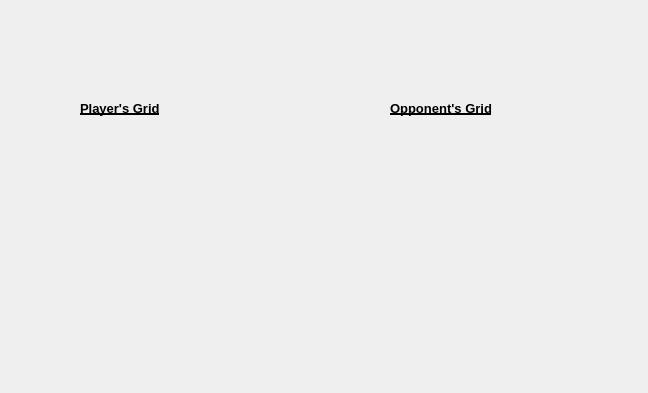
<?xml version="1.0" encoding="UTF-8"?>
<ui version="4.0">
 <class>Game</class>
 <widget class="QDialog" name="Game">
  <property name="geometry">
   <rect>
    <x>0</x>
    <y>0</y>
    <width>648</width>
    <height>393</height>
   </rect>
  </property>
  <property name="windowTitle">
   <string>Dialog</string>
  </property>
  <widget class="QWidget" name="gridLayoutWidget">
   <property name="geometry">
    <rect>
     <x>70</x>
     <y>130</y>
     <width>241</width>
     <height>201</height>
    </rect>
   </property>
   <layout class="QGridLayout" name="gridLayout"/>
  </widget>
  <widget class="QWidget" name="gridLayoutWidget_2">
   <property name="geometry">
    <rect>
     <x>380</x>
     <y>130</y>
     <width>231</width>
     <height>201</height>
    </rect>
   </property>
   <layout class="QGridLayout" name="gridLayout_2"/>
  </widget>
  <widget class="QLabel" name="label">
   <property name="geometry">
    <rect>
     <x>80</x>
     <y>100</y>
     <width>121</width>
     <height>16</height>
    </rect>
   </property>
   <property name="font">
    <font>
     <pointsize>10</pointsize>
     <weight>75</weight>
     <bold>true</bold>
     <underline>true</underline>
    </font>
   </property>
   <property name="text">
    <string>Player's Grid</string>
   </property>
  </widget>
  <widget class="QLabel" name="label_2">
   <property name="geometry">
    <rect>
     <x>390</x>
     <y>100</y>
     <width>111</width>
     <height>16</height>
    </rect>
   </property>
   <property name="font">
    <font>
     <pointsize>10</pointsize>
     <weight>75</weight>
     <bold>true</bold>
     <underline>true</underline>
    </font>
   </property>
   <property name="text">
    <string>Opponent's Grid</string>
   </property>
  </widget>
 </widget>
 <resources/>
 <connections/>
</ui>
